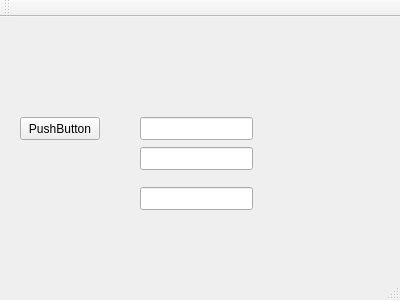
<?xml version="1.0" encoding="UTF-8"?>
<ui version="4.0">
 <class>MainWindow</class>
 <widget class="QMainWindow" name="MainWindow">
  <property name="geometry">
   <rect>
    <x>0</x>
    <y>0</y>
    <width>400</width>
    <height>300</height>
   </rect>
  </property>
  <property name="windowTitle">
   <string>MainWindow</string>
  </property>
  <widget class="QWidget" name="centralWidget">
   <widget class="QLineEdit" name="lineEdit">
    <property name="geometry">
     <rect>
      <x>140</x>
      <y>100</y>
      <width>113</width>
      <height>23</height>
     </rect>
    </property>
   </widget>
   <widget class="QLineEdit" name="lineEdit_2">
    <property name="geometry">
     <rect>
      <x>140</x>
      <y>130</y>
      <width>113</width>
      <height>23</height>
     </rect>
    </property>
   </widget>
   <widget class="QLineEdit" name="lineEdit_3">
    <property name="geometry">
     <rect>
      <x>140</x>
      <y>170</y>
      <width>113</width>
      <height>23</height>
     </rect>
    </property>
   </widget>
   <widget class="QPushButton" name="pushButton">
    <property name="geometry">
     <rect>
      <x>20</x>
      <y>100</y>
      <width>80</width>
      <height>23</height>
     </rect>
    </property>
    <property name="text">
     <string>PushButton</string>
    </property>
   </widget>
  </widget>
  <widget class="QMenuBar" name="menuBar">
   <property name="geometry">
    <rect>
     <x>0</x>
     <y>0</y>
     <width>400</width>
     <height>20</height>
    </rect>
   </property>
  </widget>
  <widget class="QToolBar" name="mainToolBar">
   <attribute name="toolBarArea">
    <enum>TopToolBarArea</enum>
   </attribute>
   <attribute name="toolBarBreak">
    <bool>false</bool>
   </attribute>
  </widget>
  <widget class="QStatusBar" name="statusBar"/>
 </widget>
 <layoutdefault spacing="6" margin="11"/>
 <resources/>
 <connections/>
</ui>
